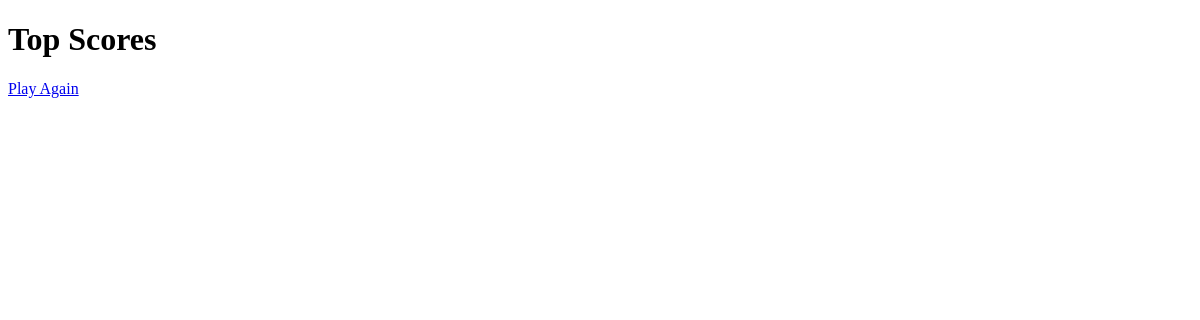
The page /leaderboard/ on the database as committed earlier.
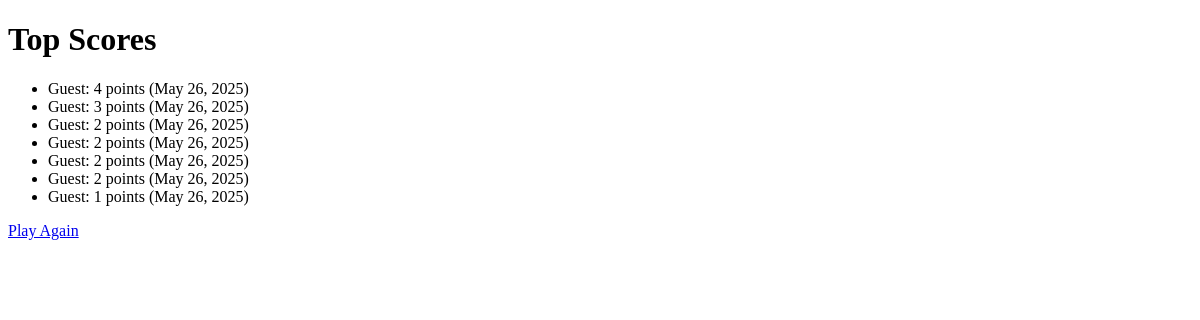
The same page on the database as committed later.
### game/models.py (models this page shows, shortened)
class Score(models.Model):
    player_name = models.CharField(max_length=50)
    score = models.IntegerField()
    date_played = models.DateTimeField(default=timezone.now)

### game/views.py (the view)
# urls.py: path('leaderboard/', views.leaderboard, name='leaderboard'),
def leaderboard(request):
    top_scores = Score.objects.order_by('-score')[:10]
    return render(request, 'game/leaderboard.html', {'top_scores': top_scores})

### game/templates/game/leaderboard.html
<!DOCTYPE html>
<html>
<head><title>Leaderboard</title></head>
<body>
    <h1>Top Scores</h1>
    <ul>
        {% for score in top_scores %}
            <li>{{ score.player_name }}: {{ score.score }} points ({{ score.date_played|date:"M d, Y" }})</li>
        {% endfor %}
    </ul>
    <a href="/">Play Again</a>
</body>
</html>

Rows that differ between the two databases and show on the page:
added Score: player_name "Guest", score "4", date_played "May 26, 2025"
added Score: player_name "Guest", score "3", date_played "May 26, 2025"
added Score: player_name "Guest", score "2", date_played "May 26, 2025"
added Score: player_name "Guest", score "2", date_played "May 26, 2025"
added Score: player_name "Guest", score "2", date_played "May 26, 2025"
added Score: player_name "Guest", score "2", date_played "May 26, 2025"
added Score: player_name "Guest", score "1", date_played "May 26, 2025"
